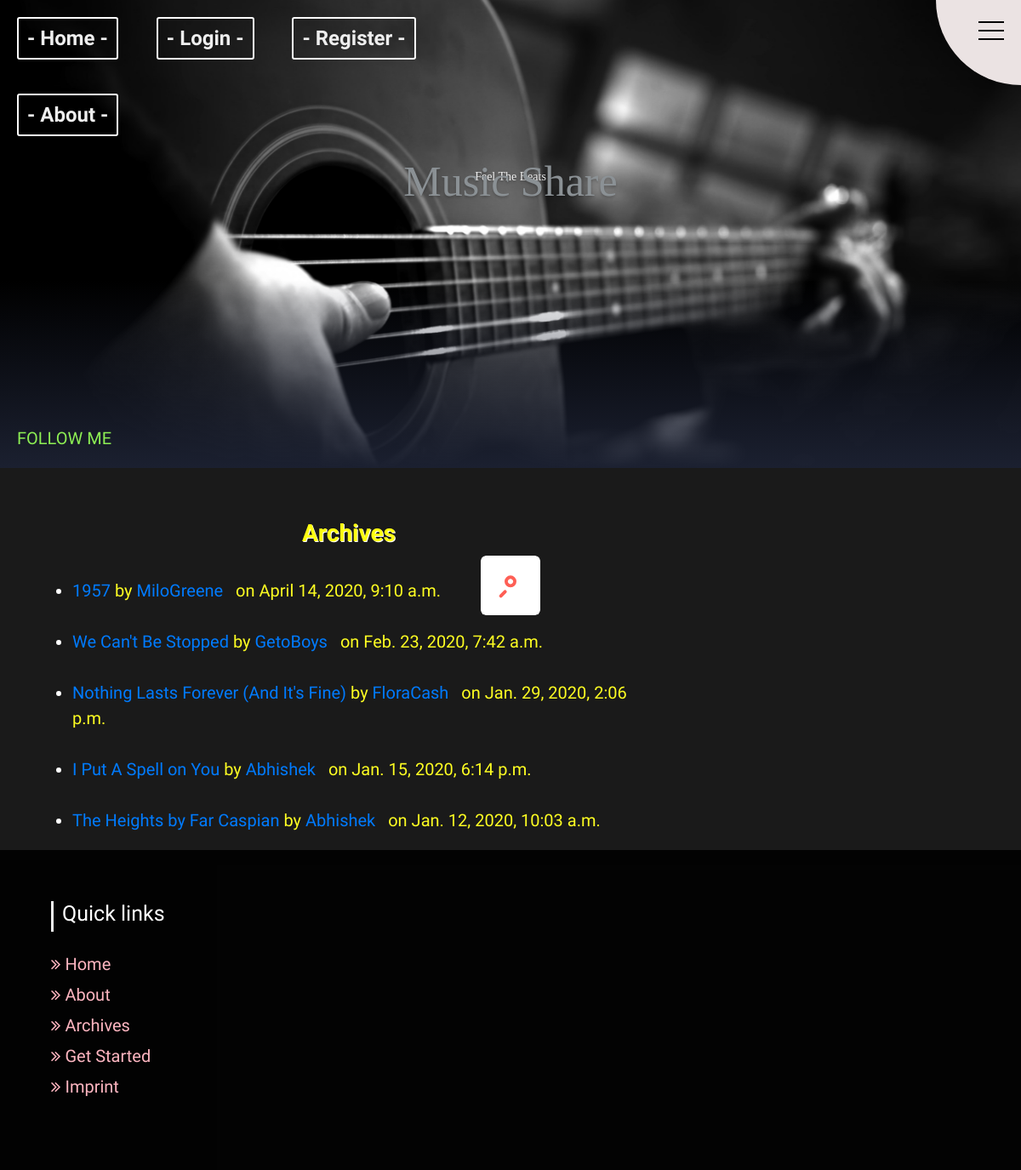
Page /archive/ on the committed database.
### music/models.py (models this page shows, shortened)
class Album(models.Model):
    title = models.CharField(max_length = 100)
    artists = models.TextField()
    genre = models.CharField(max_length=100)
    date_posted = models.DateTimeField(default=timezone.now)
    author  = models.ForeignKey(User,on_delete=models.CASCADE)
    image = models.ImageField(blank=True,null=True,upload_to='album_cover')

### music/templates/music/album_archive.html
{% extends "music/base.html" %}
{% block content %}
<font color="#ff1"><center><h2>   Archives</h2>
</center></font>
<ul>
        {% for article in latest %}
            <br>
            <li><font color = "#ff2">
                <a href="{% url 'album-detail' article.id %}"> {{ article.title }} </a>by <font color = "#fff">  <a class="mr-2" href="{% url 'user-albums' article.author.username %}">{{ article.author }}</a></font> on {{ article.date_posted }}
               <br>
                </font>
            </li>
        {% endfor %}
</ul>
{% endblock %}

### music/static/music/style.css (style rules this page uses)
html,body { margin:0; height:120%; color: #fff; font-family: 'Josefin Sans', sans-serif; font-size: 20px; }
*, *:before, *:after { box-sizing: border-box; }

### music/static/music/searchbar.css (style rules this page uses)
body { background: #212129; }

### music/static/music/player.css (style rules this page uses)
* { box-sizing: border-box; }
h2 { font-size: 1.4em; margin-bottom: .2em; text-shadow: white 1px 1px 0; font-weight: 700; }

### rows in the picture
Album: title "1957", author "MiloGreene", date_posted "April 14, 2020, 9:10 a.m."
Album: title "We Can't Be Stopped", author "GetoBoys", date_posted "Feb. 23, 2020, 7:42 a.m."
Album: title "Nothing Lasts Forever (And It's Fine)", author "FloraCash", date_posted "Jan. 29, 2020, 2:06 p.m."
Album: title "I Put A Spell on You", author "Abhishek", date_posted "Jan. 15, 2020, 6:14 p.m."
Album: title "The Heights by Far Caspian", author "Abhishek", date_posted "Jan. 12, 2020, 10:03 a.m."
